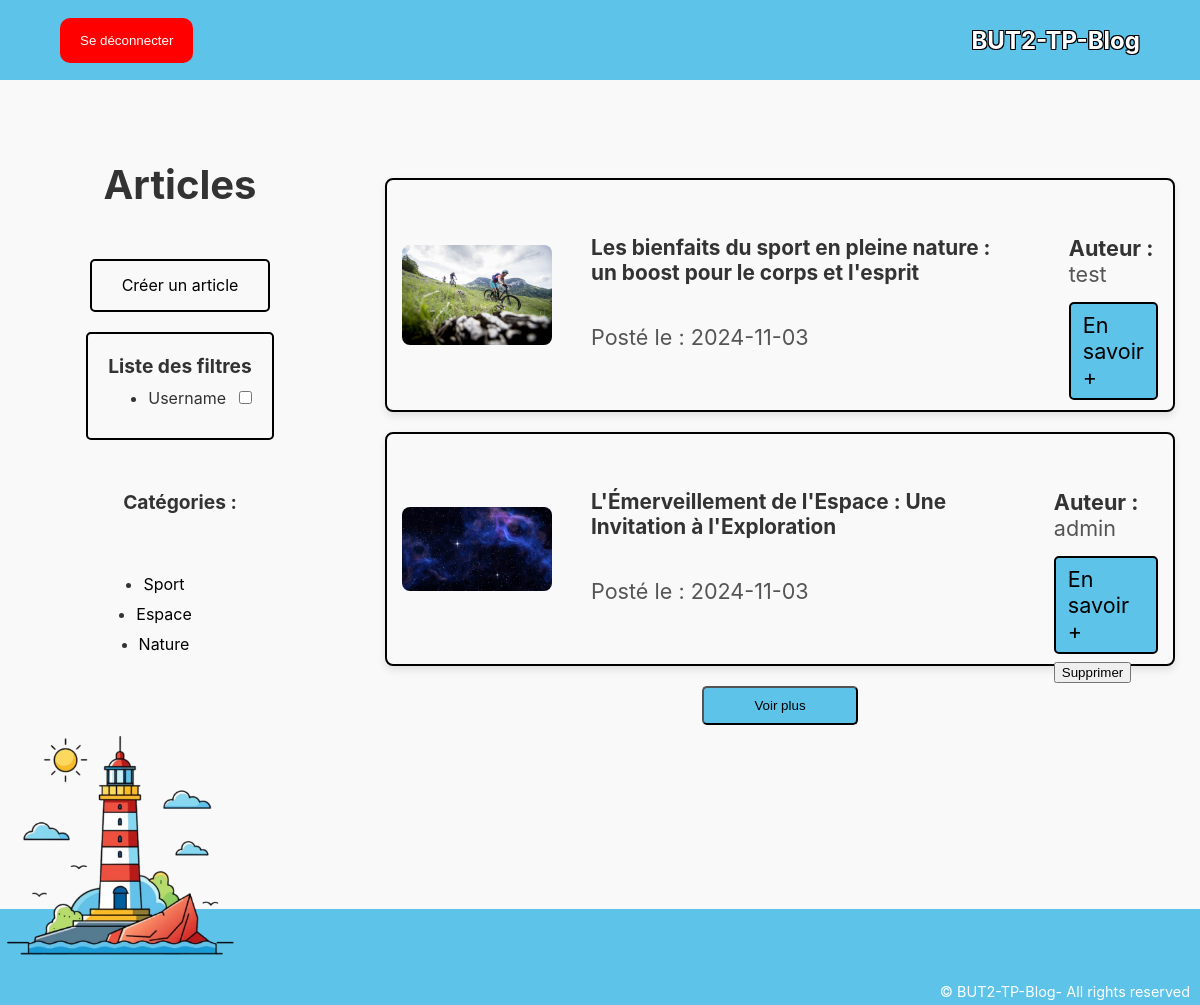
The page /code/index.php (signed in) on the database its author committed.
### tables this page shows
CREATE TABLE IF NOT EXISTS `category` (
  `id_cat` int NOT NULL AUTO_INCREMENT,
  `name_cat` varchar(200) NOT NULL,
  PRIMARY KEY (`id_cat`)
);

CREATE TABLE IF NOT EXISTS `article` (
  `id_article` int NOT NULL AUTO_INCREMENT,
  `title_article` varchar(100) NOT NULL,
  `content_article` varchar(800) NOT NULL,
  `picture_article` varchar(200) NOT NULL,
  `id` int DEFAULT NULL,
  `date_article` date DEFAULT NULL,
  PRIMARY KEY (`id_article`),
  KEY `foreign` (`id`)
);

CREATE TABLE IF NOT EXISTS `user` (
  `id` int NOT NULL AUTO_INCREMENT,
  `email` varchar(200) NOT NULL,
  `mdp` varchar(200) NOT NULL,
  `pseudo` varchar(200) DEFAULT NULL,
  `admin` tinyint(1) NOT NULL,
  PRIMARY KEY (`id`)
);

### code/components/bd.php (called while the page is built, shortened)
<?php
    function getConnexion() {
        try {
            $connexion = new PDO('mysql:host=localhost;dbname=blog_s2', 'root', '');
            $connexion->setAttribute(PDO::ATTR_ERRMODE, PDO::ERRMODE_EXCEPTION);
            return $connexion;
        }
        catch (PDOException $e){
            die('Erreur PDO : ' . $e->getMessage());
        }
        catch (Exception $e){
            die('Erreur Générale : ' . $e->getMessage());
        }
    }
    function getCategoryWithArticle($id_article){
        $connexion = getConnexion();
        $sql = "SELECT id_cat FROM article_category_link where id_article = $id_article";
        $stmt = $connexion->prepare($sql);
        $stmt->execute();
        return $stmt;
    }
    function getCategoryWithIdCategory($idCategory){
        $connexion = getConnexion();
        $sql = "SELECT name_cat FROM category where id_cat = $idCategory";
        $stmt = $connexion->prepare($sql);
        $stmt->execute();
        return $stmt;
    }
    function getCategory($pdo) {
        $sql = 'SELECT id_cat, name_cat FROM CATEGORY';
        $stmt = $pdo->prepare($sql);
        $stmt->execute();
        $categories = $stmt->fetchAll(PDO::FETCH_ASSOC);
        return $categories;
    }
    function getArticles($pdo) {
        $sql = 'SELECT id_article, title_article, content_article, picture_article,	id, date_article FROM ARTICLE';
        $stmt = $pdo->prepare($sql);
        $stmt->execute();
        $articles = $stmt->fetchAll(PDO::FETCH_ASSOC);
        return $articles;
    }
    function getUserWhoCreateArticle($id_user){
        $connexion = getConnexion();
        $sql = "SELECT pseudo FROM user where id = :id_user";
        $stmt = $connexion->prepare($sql);
        $stmt->execute([':id_user' => $id_user]);
        return $stmt;
    }
    function slugify($text) {
        $text = htmlentities($text, ENT_QUOTES, 'UTF-8');
        $text = preg_replace('/&([a-zA-Z])(uml|acute|grave|circ|tilde);/', '$1', $text);
        $text = preg_replace('/[\s-]+/', '-', trim($text));
        return strtolower($text);
    }
    function getIdWithPseudo ($pseudo){
        $connexion = getConnexion();
        $sql = "SELECT id FROM user WHERE pseudo = :pseudo";
        $stmt = $connexion->prepare($sql);
        $stmt->execute([':pseudo' => $pseudo]);
        $user = $stmt->fetch(PDO::FETCH_ASSOC);
        return $user['id'];
    }
?>

### code/index.php (the view, shortened to what this page needs)
<?php
include("./components/header.php");
include("./components/navbar.php");
$connexion = getConnexion();
$categories = getCategory($connexion);
$userId = getIdWithPseudo($_SESSION['pseudo']);
if ($_SESSION['sort'] === true) {
    $articles = getArticleSort($connexion);
} elseif ($_SESSION['sort'] === false) {
    $articles = getArticles($connexion);
}
?>
<main class="main-index">
    <div class="index-flex-container">
        <div class="container-1">
            <h2>Articles</h2>
            <div class="article-content">
                <a class='a-action' href="create_article">Créer un article</a>
                <div class="filter-checkbox">
                    <h3>Liste des filtres</h3>
                    <div>
                        <ul>
                            <li>
                                <div class="li-flex">
                                    <label for="filter">Username</label>
                                    <form id="filterForm" method="POST" action="index.php">
                                        <input type="checkbox" id="filter" name="filter" value="checked" onchange="document.getElementById('filterForm').submit();"
                                            <?php if ($_SESSION['sort'] === true) {
                                                echo 'checked';
                                            } ?>>
                                    </form>
                                </div>
                            </li>
                        </ul>
                    </div>
                </div>
            </div>
            <h3 class='category-title'>Catégories :</h3>
            <ul class="category-list">
                <?php
                foreach ($categories as $categorie) {
                    echo "<li><a class='a-category' href='article/{$categorie['name_cat']}'>{$categorie['name_cat']}</a></li>";
                }
                ?>
            </ul>
        </div>
        <div class="container-2">
            <?php
            foreach ($articles as $article) {
                $category_of_article_stmt = getCategoryWithArticle($article['id_article']);
                $category_of_article = $category_of_article_stmt->fetch(PDO::FETCH_ASSOC)['id_cat'];
                $category_name = getCategoryWithIdCategory($category_of_article)->fetch(PDO::FETCH_ASSOC)['name_cat'];
                $user_creator = getUserWhoCreateArticle($article['id'])->fetch(PDO::FETCH_ASSOC)['pseudo'];
                $category_slug = slugify($category_name);
                $article_slug = slugify($article['title_article']);
                $baseUrl = $_SESSION['baseUrl'];
                echo "
                <div class='article-index article-{$article['id_article']}'>
                    <div class='image-article'>
                        <img src='{$baseUrl}assets/article/{$article['picture_article']}' alt='image-article'>
                    </div>
                    <div class='content-article'>
                        <div class='title-content-article'>
                            <h3>{$article['title_article']}</h3>
                            <p>Posté le : {$article['date_article']}</p>
                        </div>
                        <div class='content-article-bottom'>
                            <div class='content-article-author'>
                                <p><strong>Auteur : </strong> {$user_creator}</p>
                            </div>
                            <a class='a-redirection' href='article/$category_slug/{$article_slug}'>En savoir +</a>
                ";
                if ($userId === $article['id']) {
                    echo "
                            <form method='GET' action='index.php' style='display:inline;'>
                                <button type='submit' name='delete' value='{$article['id_article']}' onclick='return confirm(\"Êtes-vous sûr de vouloir supprimer cet article ?\");'>Supprimer</button>
                            </form>
                    ";
                }
                echo "
                        </div>
                    </div>
                </div>
                ";
            }
            ?>
            <button type="button" class="button-show-more">Voir plus</button>
        </div>
    </div>
</main>
<?php
include("./components/footer.php");
?>

### code/components/header.php (shortened to what this page needs)
<?php
include_once('bd.php');
?>
<!DOCTYPE html>
<html lang="fr">
<head>
    <link rel="stylesheet" href="http://localhost/but2-tp-blog/code//styles/style.css">
</head>
<body>

### code/components/navbar.php (shortened to what this page needs)
<?php
include_once('bd.php');
?>
<header>
    <nav>
        <form action="" method="POST">
            <button class="disconnect-btn">Se déconnecter</button>
        </form>
        <a href="http://localhost/but2-tp-blog/code/index.php"><h1>BUT2-TP-Blog</h1></a>
    </nav>
</header>

### code/components/footer.php (shortened to what this page needs)
<?php
$baseDir = str_replace('\\', '/', dirname($_SERVER['SCRIPT_NAME']));
$baseUrl = strtolower($baseDir . '/');
?>
<footer>
    <img src="<?php echo $baseUrl; ?>assets/footer-icon.png" alt="">
    <div class="footer-sea">
        <p>© BUT2-TP-Blog- All rights reserved</p>
    </div>
</footer>
</body>
</html>

### code/styles/style.css (style rules this page uses)
:root { --font-family: 'Inter', sans-serif; --font-family-italic: 'Inter Italic', sans-serif; --primary-bg-color: #5DC3E9; --primary-font-color: white; --secondary-bg-color: #f9f9f9; --secondary-font-color: #333; --highlight-color: #007bbd; --error-color: red; --input-bg-color: #D9D9D9; }
* { margin: 0; }
body { font-family: var(--font-family); background-color: var(--secondary-bg-color); color: var(--secondary-font-color); }
header { height: 10vh; margin-bottom: 10vh; background-color: var(--primary-bg-color); color: var(--primary-font-color); display: flex; align-items: center; justify-content: center; }
nav { width: 100%; display: flex; align-items: center; justify-content: space-between; padding-left: 5vw; padding-right: 5vw; }
nav a { text-decoration: none; color: white; }
nav h1 { text-shadow: 1px 1px 0 #000, -1px -1px 0 #000, 1px -1px 0 #000, -1px 1px 0 #000; }
button.disconnect-btn { background-color: var(--error-color); color: var(--primary-font-color); border: none; padding: 15px 20px; border-radius: 10px; }
h2 { font-size: 2.5em; }
h3 { font-size: 1.5em; }
p { font-size: 1.25em; }
.content-article { display: flex; gap: 4vw; padding-top: 5vh; padding-bottom: 5vh; padding-left: 3vh; text-align: left; align-items: center; font-size: 1.5em; }
footer { height: 20vh; }
footer p { text-align: right; color: #000; }
footer img { margin-bottom: -5%; }
.footer-sea { background-color: var(--primary-bg-color); width: 100%; height: 60%; display: flex; justify-content: end; align-items: end; }
footer img { height: 30vh; }
footer p { text-align: center; color: var(--primary-font-color); margin-right: 10px; }
.index-flex-container { display: flex; justify-content: space-between; margin-top: 5%; }
.container-1 { width: 30%; display: flex; flex-direction: column; align-items: center; gap: 50px; }
.article-content { width: 80%; display: flex; flex-direction: column; align-items: center; gap: 20px; }
.container-2 { display: flex; flex-direction: column; align-items: center; width: 70%; min-height: 50vh; height: auto; margin-top: 1.5%; }
.filter-checkbox { border: 2px solid black; border-radius: 5px; padding: 20px; }
.li-flex { display: flex; justify-content: space-between; align-items: center; margin-bottom: 10px; }
.a-action { border: black 2px solid; background-color: transparent; color: black; padding: 5% 30px 5% 30px; border-radius: 5px; text-decoration: none; }
.a-category { color: black; text-decoration: none; }
.article-index { display: flex; border: 2px solid black; border-radius: 8px; padding: 15px; width: 90%; margin-bottom: 20px; box-shadow: 0px 4px 8px rgba(0, 0, 0, 0.1); height: 200px; justify-content: space-between; background-color: var(--secondary-bg-color); }
.image-article { display: flex; justify-content: center; align-items: center; height: 100%; }
.image-article img { width: 150px; height: auto; border-radius: 8px; }
.content-article { margin-left: 15px; display: flex; flex-direction: row; align-items: start; width: 100%; justify-content: space-between; }
.title-content-article { display: flex; flex-direction: column; height: 100%; justify-content: space-between; }
.content-article .title-content-article h3 { font-size: 1.3rem; }
.content-article-bottom { display: flex; justify-content: space-between; flex-direction: column; height: 100%; }
.content-article-author { display: flex; align-items: end; flex-direction: column; }
.button-show-more { background-color: var(--primary-bg-color); color: black; padding: 10px 50px; border-radius: 5px; text-decoration: none; }
h3 { font-size: 1.2em; margin: 0 0 10px 0; color: var(--secondary-font-color); }
p { font-size: 0.9em; color: #555; margin: 0 0 5px 0; }
ul.category-list { width: 100%; display: flex; flex-direction: column; justify-content: center; align-items: center; margin-right: 20%; }
ul.category-list>li { margin-bottom: 10px; }
.a-redirection { display: inline-block; padding: 8px 12px; background-color: var(--primary-bg-color); color: black; border: 2px solid black; text-decoration: none; border-radius: 5px; font-size: 0.9em; margin-top: 10px; }
strong { font-weight: bold; color: var(--secondary-font-color); }

### rows shown on the page
category: name_cat "Sport"
category: name_cat "Espace"
category: name_cat "Nature"
article: picture_article (picture), title_article "Les bienfaits du sport en pleine nature : un boost pour le corps et l'esprit", date_article "2024-11-03", id.pseudo "test"
article: picture_article (picture), title_article "L'Émerveillement de l'Espace : Une Invitation à l'Exploration", date_article "2024-11-03", id.pseudo "admin", $article['id_article'] 10 (drawn)
